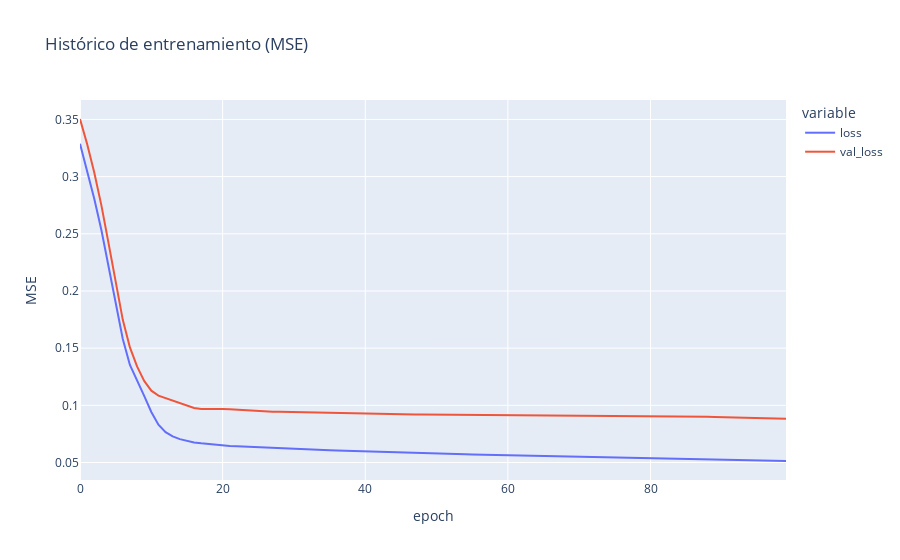

Source (notebook cell):
### Code cell
import pandas as pd
import plotly.express as px

hist_df = pd.DataFrame({
    "epoch": np.arange(len(history.history["loss"])),
    "loss": history.history["loss"],
    "val_loss": history.history["val_loss"]
})
fig_hist = px.line(hist_df, x="epoch", y=["loss", "val_loss"], title="Histórico de entrenamiento (MSE)")
fig_hist.update_layout(yaxis_title="MSE")
fig_hist.show()
